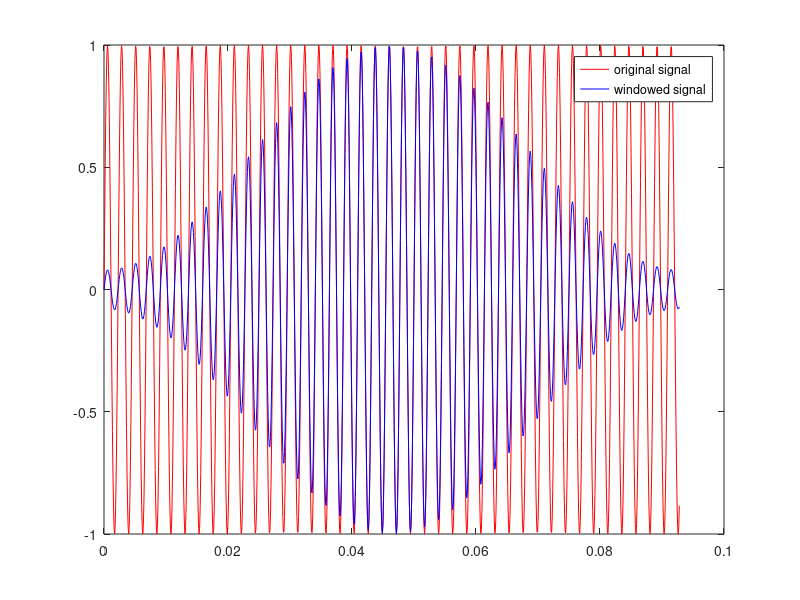
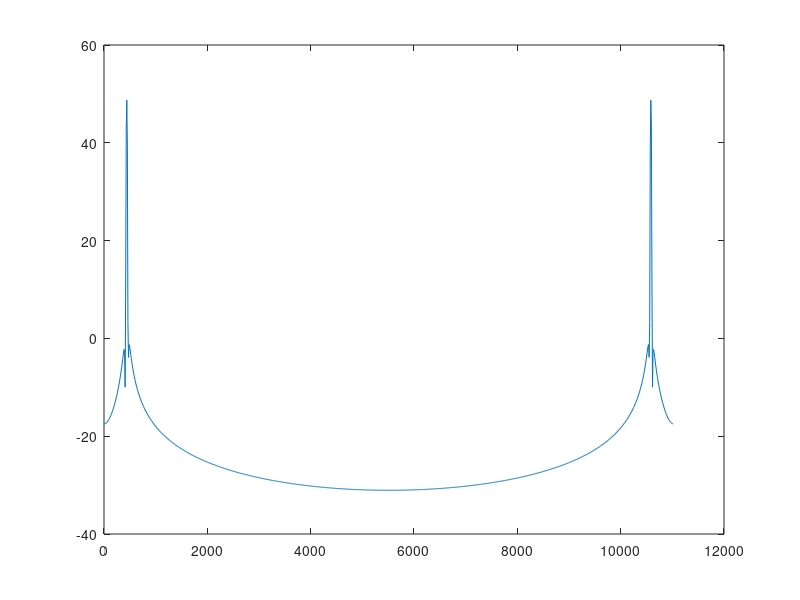
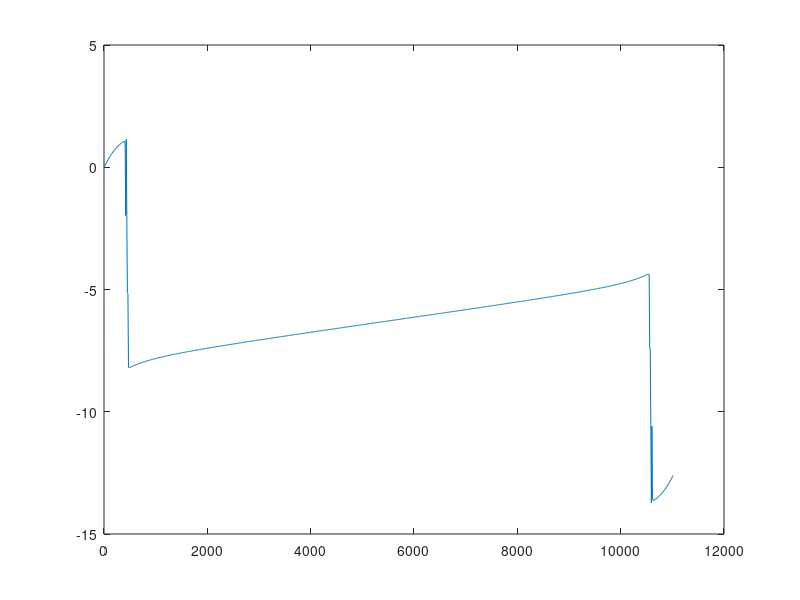

The MATLAB source for these figures, in order:
% close all
% f = 440;
% sampling_rate = 11025;
% n = 0:1/sampling_rate:1;
% x = sin(2*pi*f*n);
% 
% X = fft(x, 25);
% 
% freq_range = 0:(sampling_rate);
% 
% plot(freq_range, X);
%% prof code
clear all
close all
f = 440;
sampling_rate = 11025;
n = 0:1/sampling_rate:1;
x = sin(2*pi*f*n);

N = 1024;
xw = x(1:N)'.*hamming(N);
% xw = x(1:N)';

X = fft(xw);
X_mag = 20*log10(abs(X));
X_phase = unwrap(angle(X));

f = (0:N-1)*sampling_rate/N;

% original & windowed signal
figure(1);
plot(n(1:N), x(1:N),'r'); hold on
plot(n(1:N), xw(1:N),'b');
hold off
legend('original signal', 'windowed signal');

figure(2);
plot(f, X_mag);

figure(3);
plot(f, X_phase);
